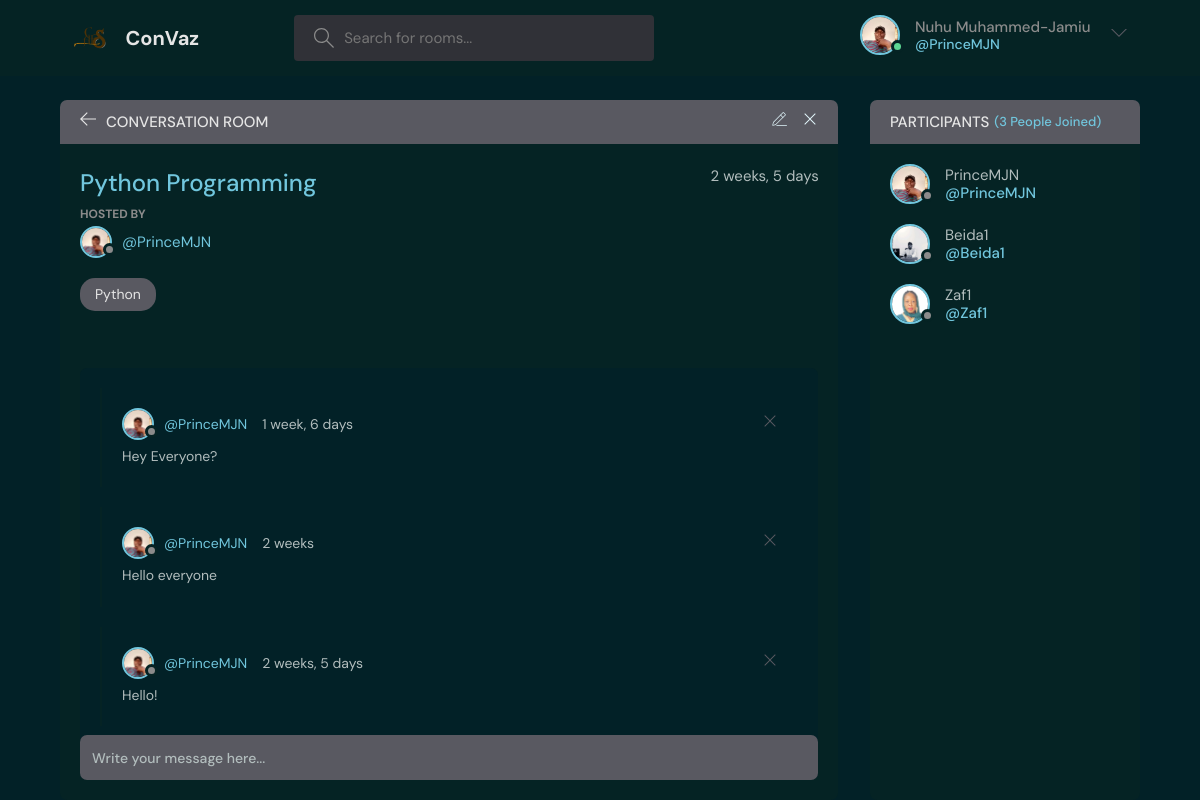
/room/2/ (signed in), run on the app's committed database.
### discus/models.py (models this page shows, shortened)
class Profile(models.Model):
    user = models.OneToOneField(User, on_delete=models.CASCADE)
    profile_picture = models.ImageField(upload_to='profile_pics/', blank=True, null = True)

class Room(models.Model):
    host = models.ForeignKey(User, on_delete = models.SET_NULL, null = True)
    topic = models.ForeignKey(Topic, on_delete = models.SET_NULL, null = True)
    name = models.CharField(max_length = 200)
    description = models.TextField(null = True, blank = True)
    participants = models.ManyToManyField(User, related_name = 'participants', blank = True)
    updated = models.DateTimeField(auto_now = True)
    created = models.DateTimeField(auto_now_add = True)
    class Meta:
        ordering = ['-updated', '-created']

class Topic(models.Model):
    name = models.CharField(max_length = 200)
    def __str__(self):
        return self.name

class Message(models.Model):
    user = models.ForeignKey(User, on_delete = models.CASCADE)
    room = models.ForeignKey(Room, on_delete = models.CASCADE)
    body = models.TextField()
    updated = models.DateTimeField(auto_now = True)
    created = models.DateTimeField(auto_now_add = True)
    class Meta:
        ordering = ['-updated', '-created']

### discus/views.py (the view, shortened to what this page needs)
# urls.py: path('room/<str:pk>/', views.room, name="room"),
@login_required(login_url='login')
def room(request, pk):
    room = Room.objects.get(id=pk)
    room_messages = room.message_set.all().order_by('-created')
    participants = room.participants.all()
    context = {'room':room, 'room_messages': room_messages, 'participants': participants}
    return render(request, 'discus/room.html', context)

### discus/templates/discus/room.html (shortened to what this page needs)
{% extends 'main.html' %}
{% load static %}
  {% block content %}
    <main class="profile-page layout layout--2">
      <div class="container">
        <div class="room">
          <div class="room__top">
            <div class="room__topLeft">
              <a href="{% url 'home' %}">
                <svg version="1.1" xmlns="http://www.w3.org/2000/svg" width="32" height="32" viewBox="0 0 32 32">
                  <title></title>
                  <path
                    d="M13.723 2.286l-13.723 13.714 13.719 13.714 1.616-1.611-10.96-10.96h27.625v-2.286h-27.625l10.965-10.965-1.616-1.607z"
                  ></path>
                </svg>
              </a>
              <h3>Conversation Room</h3>
            </div>
            {% if room.host == request.user %}
            <div class="room__topRight">
              <a href="{% url 'update-room' room.id %}">
              </a>
              <a href="{% url 'delete-room' room.id %}">
                <svg version="1.1" xmlns="http://www.w3.org/2000/svg" width="32" height="32" viewBox="0 0 32 32">
                  <title>delete</title>
                  <path
                    d="M27.314 6.019l-1.333-1.333-9.98 9.981-9.981-9.981-1.333 1.333 9.981 9.981-9.981 9.98 1.333 1.333 9.981-9.98 9.98 9.98 1.333-1.333-9.98-9.98 9.98-9.981z"
                  ></path>
                </svg>
              </a>
            </div>
            {% endif %}
          </div>
          <div class="room__box scroll">
            <div class="room__header scroll">
              <div class="room__info">
                <h3>{{room.name}}</h3>
                <span>{{room.created|timesince}}</span>
              </div>
              <div class="room__hosted">
                <p>Hosted By</p>
                <a href="{% url 'profile' room.host.id %}" class="room__author">
              <div class="avatar avatar--small">
                    {% if room.host.profile.profile_picture.url is not empty%}
                    <img src="{{room.host.profile.profile_picture.url }}" />
                    {% else %}
                    <img src="{% static 'images/avatar.svg' %}" />
                     {% endif %}
                  </div>
                  <span>@{{room.host.username}}</span>
                </a>
              </div>
              <span class="room__topics">{{room.topic}}</span>
            </div>
            <div class="room__conversation">
              <div class="threads scroll">
                {% for message in room_messages %}
                <div class="thread">
                  <div class="thread__top">
                    <div class="thread__author">
                      <a href="{% url 'profile' message.user.id %}" class="thread__authorInfo">
                        <div class="avatar avatar--small">
                          {% if message.user.profile.profile_picture.url is not empty%}
                          <img src="{{message.user.profile.profile_picture.url }}" />
                          {% else %}
                          <img src="{% static 'images/avatar.svg' %}" />
                          {% endif %}
                        </div>
                        <span>@{{message.user.username}}</span>
                      </a>
                      <span class="thread__date">{{message.created|timesince}}</span>
                    </div>
                    {% if request.user == message.user %}
                    <a href="{% url 'delete-message' message.id %}">
                    <div class="thread__delete">
                      <svg version="1.1" xmlns="http://www.w3.org/2000/svg" width="32" height="32" viewBox="0 0 32 32">
                        <title>delete</title>
                        <path
                          d="M27.314 6.019l-1.333-1.333-9.98 9.981-9.981-9.981-1.333 1.333 9.981 9.981-9.981 9.98 1.333 1.333 9.981-9.98 9.98 9.98 1.333-1.333-9.98-9.98 9.98-9.981z"
                        ></path>
                      </svg>
                    </div>
                    </a>
                    {% endif %}
                  </div>
                  <div class="thread__details">
                    {{message.body}}
                  </div>
                </div>
                {% endfor %}
              </div>
            </div>
          </div>
          <div class="room__message">
            <form action="" method="POST">
              <input name="body" placeholder="Write your message here..." /></form>
          </div>
        </div>
        <div class="participants">
          <h3 class="participants__top">Participants <span>({{participants.count}} People Joined)</span></h3>
          <div class="participants__list scroll">
            {% for user in participants %}
            <a href="{% url 'profile' user.id %}" class="participant">
              <div class="avatar avatar--medium">
                {% if user.profile.profile_picture.url is not empty%}
                <img src="{{user.profile.profile_picture.url }}" />
                {% else %}
                <img src="{% static 'images/avatar.svg' %}" />
                {% endif %}
              </div>
              <p>
                {{user.username}}
                <span>@{{user.username}}</span>
              </p>
            </a>
            {% endfor %}
          </div>
        </div>
      </div>
    </main>
  {% endblock content %}

### template/navbar.html (shortened to what this page needs)
{% load static %}
<header class="header header--loggedIn">
   <div class="container">
     <a href="{% url 'home' %}" class="header__logo">
       <img src="{% static 'images/assets/convas2.png' %}" />
       <h1>ConVaz</h1>
     </a>
     <form class="header__search" method="GET" action="{% url 'home' %}">
       <label>
         <input name="qu" placeholder="Search for rooms..." />
       </label>
     </form>
     <nav class="header__menu">
       {% if request.user.is_authenticated %}
       <div class="header__user">
         <a href="{% url 'profile' user.id %}">
           <div class="avatar avatar--medium active">
            {% if user.profile.profile_picture.url is not empty%}
             <img src="{{user.profile.profile_picture.url }}" />
             {% else %}
             <img src="" />
             {% endif %}
           </div>
           {% if user.first_name is not empty %}
           <p>{{request.user.first_name}} {{request.user.last_name}}
            <span>@{{request.user.username}}</span></p>
           {% else %}
            <p>{{request.user.usernamename}}
              <span>@{{request.user.username}}</span></p>
            {%endif %}
         </a>
         <button class="dropdown-button">
           <svg version="1.1" xmlns="http://www.w3.org/2000/svg" width="32" height="32" viewBox="0 0 32 32">
             <title>chevron-down</title>
             <path d="M16 21l-13-13h-3l16 16 16-16h-3l-13 13z"></path>
           </svg>
         </button>
       </div>
       {% else %}
       <a href="{% url 'login' %}">
         <img src="{% static 'images/avatar.svg' %}" />
         <p>Login</p>
       </a>
       {% endif %}
     </nav>
   </div>
 </header>

### data on the page
Room: name "Python Programming", created "2 weeks, 5 days", host.profile.profile_picture (picture), host.username "PrinceMJN", topic "Python"
Message: user.profile.profile_picture (picture), user.username "PrinceMJN", created "1 week, 6 days", body "Hey Everyone?"
Message: user.profile.profile_picture (picture), user.username "PrinceMJN", created "2 weeks", body "Hello everyone"
Message: user.profile.profile_picture (picture), user.username "PrinceMJN", created "2 weeks, 5 days", body "Hello!"

### other printed values
{{ request.user.first_name }} "Nuhu"
{{ request.user.last_name }} "Muhammed-Jamiu"
{{ request.user.username }} "PrinceMJN"
{{ participants.count }} "3"
{{ user.username }} "PrinceMJN"
{{ user.username }} "Beida1"
{{ user.username }} "Zaf1"
